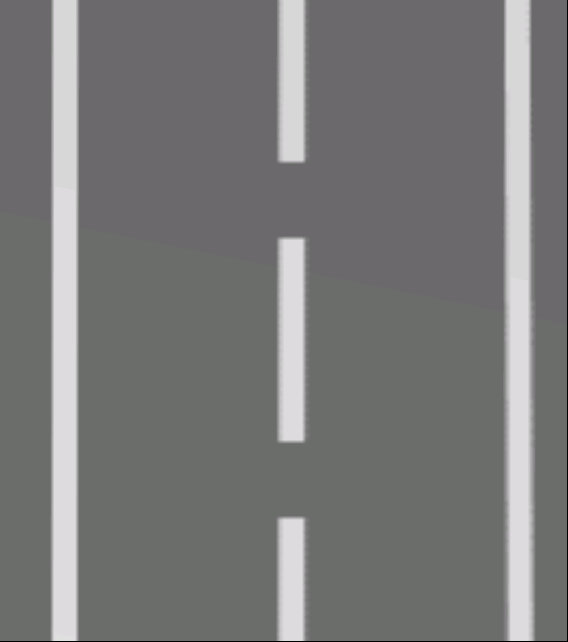
#> input picture ros2_term_project/worlds/road.png, 568 x 642 px
$ python -i line_tracker.py   (imports and definitions only)
#> lines starting #> are read from the running program, lines starting #| are printed output that depends on the picture; after the words box and inside, x2 and y2 are one past the last pixel; in counts of white or black regions, pixels touching at a corner belong together
#> further down, picture is the input picture: shape (642, 568, 3); mean B, G, R 120.3, 120.4, 120.3
import cv2
import numpy as np


class LineTracker:
    def __init__(self):
        self._delta = 0.0
        self.prev_center = None  # 이전 중앙값

    def process(self, img: np.ndarray) -> None:
        h, w, _ = img.shape
#> h = 642; w = 568

        # 흰색 차선 마스크 생성
        hsv = cv2.cvtColor(img, cv2.COLOR_BGR2HSV)
#> hsv: shape (642, 568, 3); mean H, S, V 99.7, 4.6, 121.4
        lower_white = np.array([0, 0, 200])
        upper_white = np.array([180, 25, 255])
        msk = cv2.inRange(hsv, lower_white, upper_white)
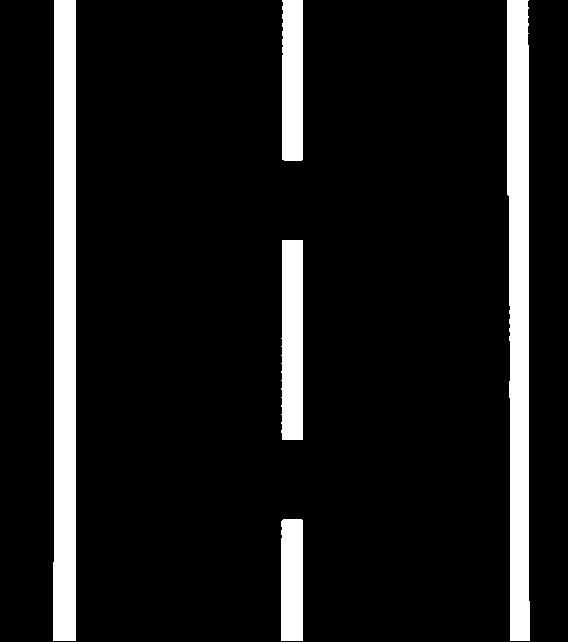
#> msk: shape (642, 568); 10.2% white; 5 white regions, box (x1, y1, x2, y2) and area: (53, 0, 76, 641) 14181, (507, 0, 530, 641) 12915, (281, 240, 303, 440) 4218, (282, 0, 303, 161) 3355, (281, 519, 303, 641) 2674

        # 관심 영역 설정
        roi_top = int(h * 2.0 / 3)
#> roi_top = 428
        msk[:roi_top, :] = 0
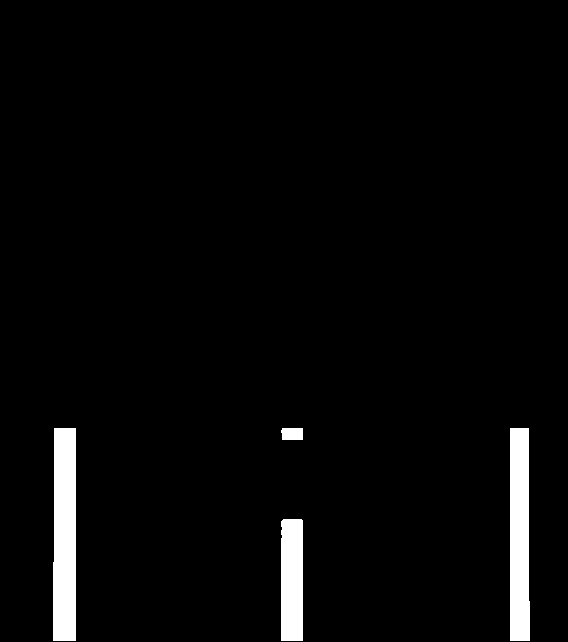
#> msk: shape (642, 568); 3.2% white; 4 white regions, box (x1, y1, x2, y2) and area: (53, 428, 76, 641) 4765, (510, 428, 530, 641) 4087, (281, 519, 303, 641) 2674, (281, 428, 303, 440) 255

        # 열림 연산으로 작은 노이즈 제거
        kernel = np.ones((5, 5), np.uint8)
        msk = cv2.morphologyEx(msk, cv2.MORPH_OPEN, kernel)
#> msk: shape (642, 568); 3.2% white; 4 white regions, box (x1, y1, x2, y2) and area: (53, 428, 76, 641) 4765, (510, 428, 530, 641) 4087, (281, 519, 303, 641) 2674, (282, 428, 303, 440) 252

        # Hough Transform으로 차선 감지
        lines = cv2.HoughLinesP(msk, 1, np.pi / 180, threshold=80, minLineLength=50, maxLineGap=30)
#> lines = 57 rows, first 6: [59, 428, 74, 640], [53, 640, 72, 428], [510, 640, 514, 428], [523, 428, 529, 621], [520, 640, 520, 428], [521, 428, 525, 640]

        left_line_xs = []
        right_line_xs = []

        if lines is not None:
            for line in lines:
                for x1, y1, x2, y2 in line:
                    if x1 < w / 2 and x2 < w / 2:  # 왼쪽 차선
                        left_line_xs.extend([x1, x2])
                    elif x1 > w / 2 and x2 > w / 2:  # 오른쪽 차선
                        right_line_xs.extend([x1, x2])
#> this loop made 57 passes
#> line on passes 1 to 12: [[59, 428, 74, 640]], [[53, 640, 72, 428]], [[510, 640, 514, 428]], [[523, 428, 529, 621]], [[520, 640, 520, 428]], [[521, 428, 525, 640]], [[513, 640, 517, 428]], [[56, 428, 63, 640]], [[511, 640, 515, 428]], [[72, 433, 75, 636]], [[519, 640, 519, 428]], [[521, 640, 521, 431]]
#> after the loop, left_line_xs = 44 values, max 283 at index 26, min 53 at index 2, mean 93.84; right_line_xs = 68 values, max 529 at index 3, min 285 at index 32, mean 419.7

        # 차선 중앙 계산
        left_cx = np.mean(left_line_xs) if left_line_xs else None
#> left_cx = 93.84
        right_cx = np.mean(right_line_xs) if right_line_xs else None
#> right_cx = 419.7
        lane_center = None

        if left_cx and right_cx:
            # 두 차선 모두 감지된 경우
            lane_center = (left_cx + right_cx) / 2
#> lane_center = 256.8
            self.prev_center = lane_center
#> self.prev_center = 256.8
        elif right_cx:
            # 오른쪽 차선만 감지된 경우 -> 왼쪽 차선을 대칭으로 생성
            left_cx = w - right_cx
            lane_center = (left_cx + right_cx) / 2
            self.prev_center = lane_center
        elif left_cx:
            # 왼쪽 차선만 감지된 경우 -> 오른쪽 차선을 대칭으로 생성
            right_cx = w - left_cx
            lane_center = (left_cx + right_cx) / 2
            self.prev_center = lane_center
        else:
            # 차선이 전혀 감지되지 않을 경우 이전 중앙값 유지
            lane_center = self.prev_center if self.prev_center else w / 2

        # 에러 계산
        self._delta = lane_center - w / 2
#> self._delta = -27.23

        # 시각화
        if left_cx:
            cv2.line(img, (int(left_cx), h), (int(left_cx), 0), (255, 0, 0), 5)  # 파란선 (왼쪽 차선)
        if right_cx:
            cv2.line(img, (int(right_cx), h), (int(right_cx), 0), (0, 255, 0), 5)  # 초록선 (오른쪽 차선)
        if lane_center:
            cv2.circle(img, (int(lane_center), h // 2), 20, (0, 0, 255), -1)  # 중앙값
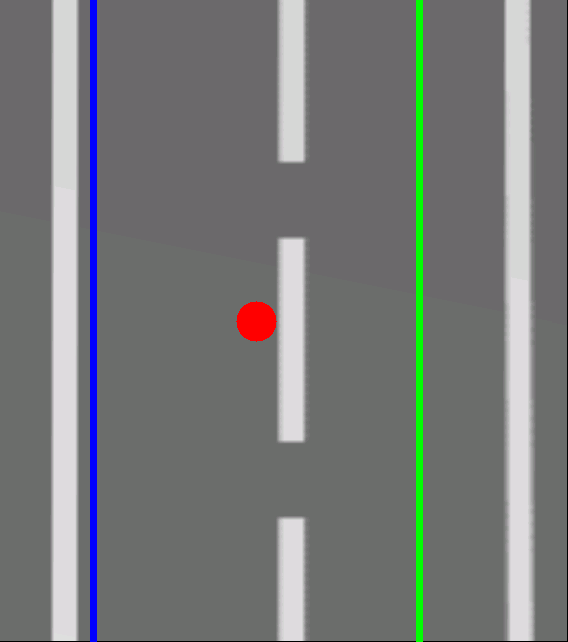
#> img: shape (642, 568, 3); mean B, G, R 120.5, 120.5, 118.2

        # 화면 출력
        cv2.imshow("Camera View", img)
        cv2.imshow("Mask View", msk)
        cv2.waitKey(1)

    @property
    def delta(self):
        return self._delta

>>> import cv2
>>> picture = cv2.imread('../worlds/road.png')
>>> result = LineTracker().process(picture)
